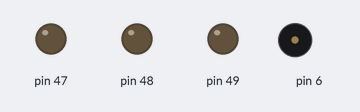
Simulated run of this sketch. Board: Arduino Mega 2560, built with avr-gcc and run on an emulated ATmega2560. Shown: output pins drawn as LEDs (lit = HIGH), buzzer (waves = sounding). Pins used as bus, display or sensor lines are not drawn.

Above: at 0.1 s.
At 8.83 s:
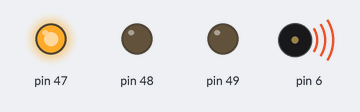
At 13.83 s:
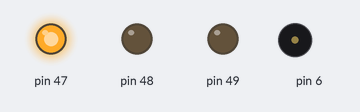
At 18.16 s:
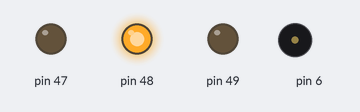
At 27.5 s:
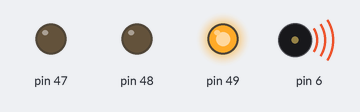
At 36.1 s:
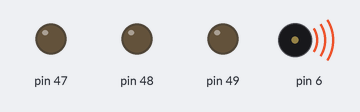
Timing chart, 0 to 40.0 s (numbered marks = the images above):
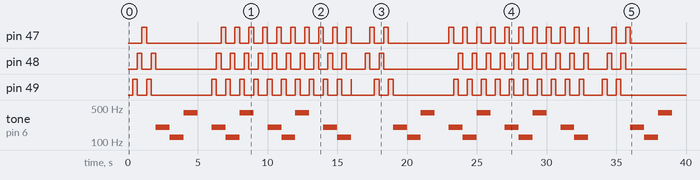

Measured:
- by itself, pin 47: LOW → HIGH at 1.0 s, → LOW 0.33 s later, → HIGH 5.3 s later, → LOW 0.33 s later, … (52 changes in this stretch)
- by itself, pin 48: LOW → HIGH at 0.67 s, → LOW 0.33 s later, → HIGH 0.67 s later, → LOW 0.33 s later, … (52 changes in this stretch)
- by itself, pin 49: LOW → HIGH at 0.33 s, → LOW 0.33 s later, → HIGH 0.67 s later, → LOW 0.33 s later, … (54 changes in this stretch)
- by itself, tone on pin 6: repeats every 17.0 s: 125 Hz 1.0 s, 399 Hz 1.0 s, silent 1.0 s, 200 Hz 1.0 s, 125 Hz 1.0 s, 399 Hz 1.0 s, silent 1.0 s, 200 Hz 1.0 s, 125 Hz 1.0 s, 399 Hz 1.0 s, silent 1.0 s, 200 Hz 1.0 s, 125 Hz 1.0 s, silent 3.0 s, 200 Hz 1.0 s

The sketch:

3.2.ino
```cpp
int light = 0;
int note = 0;
int notes[] = {625, 1000, 312, 0};
unsigned long prevNote = 0;
unsigned long prevLight = 0;
boolean lightOn = false;
boolean allLight = false;

void setup() {
  // task A set up
  DDRL |= 7 << DDL0;

  // task B set up
  DDRH |= (1 << PH3);

  TCCR4A = 0;
  TCCR4B = 0;
  TCCR4B |= 1 << WGM42; // CTC Mode
  TCCR4A |= 1 << COM4A0;

  TCCR4B |= 3 << CS40; // sets prescalar to 64 (250000Hz)

  // setup for task C
}

void loop() {
  taskC();
}

void taskA() {
  if (allLight) {
    PORTL &= ~(7 << PORTL0);
  }
  if (millis() - prevLight >= 333) {
    if (!lightOn) {
      if (light == 0) {
        PORTL |= 1 << PORTL0;
      } else if (light == 1) {
        PORTL |= 1 << PORTL1;
      } else {
        PORTL |= 1 << PORTL2;
      }
      lightOn = true;
      prevLight = millis();
    } else {
      PORTL &= ~(7 << PORTL0);
      light = (light + 1) % 3;
      lightOn = false;
    }
  }
}

void taskB() {
  if (note < sizeof(notes) / sizeof(notes[0])) {
    if (millis() - prevNote >= 1000) {
      if (notes[note] == 0) {
        TCCR4A &= ~(1 << COM4A0);
      } else {
        TCCR4A |= 1 << COM4A0;
        OCR4A = notes[note];
      }
      note++;
      prevNote = millis();
    }
  } else {
    TCCR4A &= ~(1 << COM4A0);
  }
}

void taskC() {
  unsigned long loopStart = millis();
  while(millis() - loopStart <= 2000) {
    taskA();
  }
  allLight = true;
  taskA();
  allLight = false;
  loopStart = millis();
  while(millis() - loopStart <= 4000) {
    taskB();
  }
  note = 0;

  loopStart = millis();
  while(millis() - loopStart <= 10000) {
    taskB();
    taskA();
    note = note % 4;
  }
  allLight = true;
  taskA();
  allLight = false;
  note = 99;
  taskB();
  note = 0;
  delay(1000);
}
```
